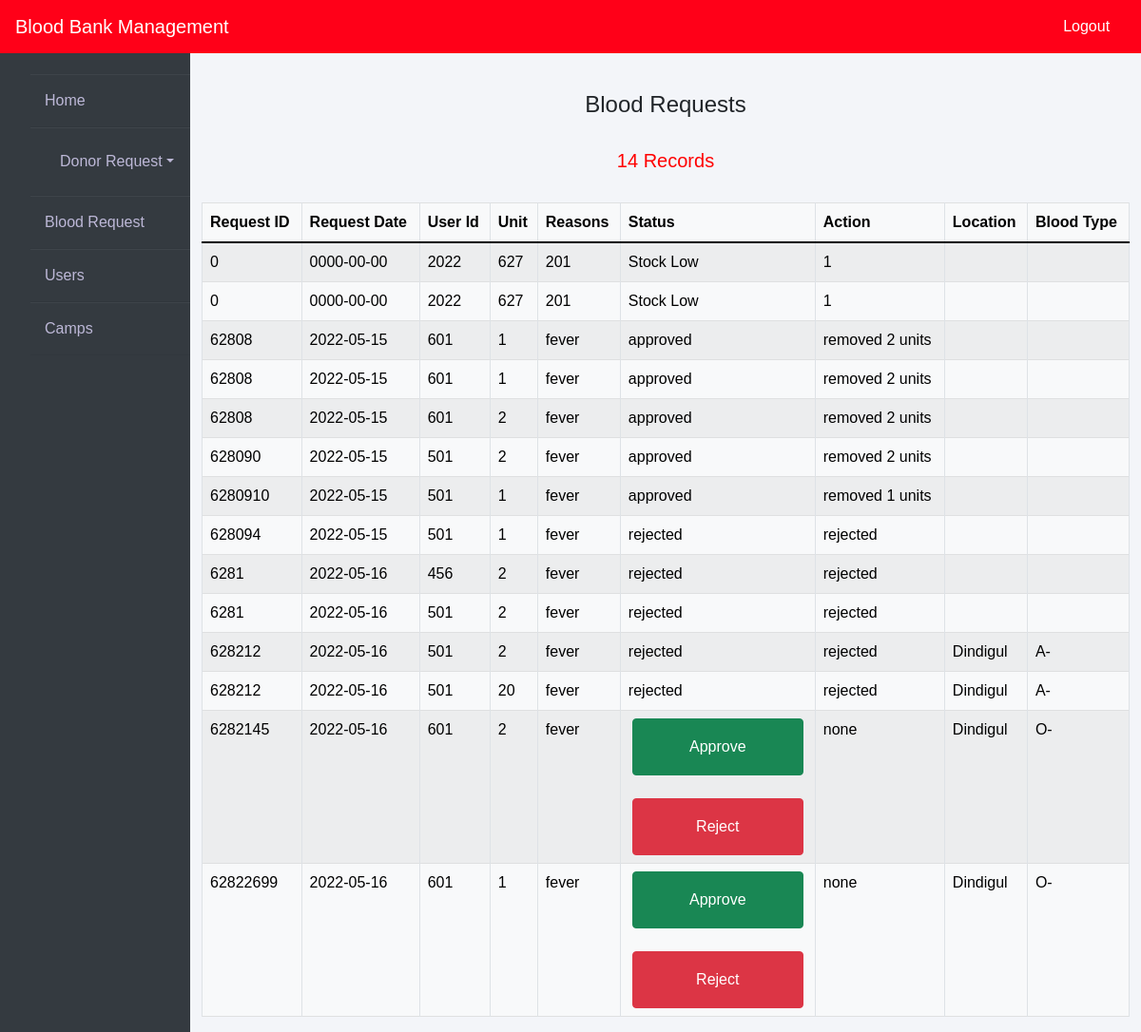
Page /admin_blood_request.php on the committed database.
### tables this page shows
CREATE TABLE `blood_request` (
  `unit` int(10) NOT NULL,
  `reason` varchar(50) NOT NULL,
  `location` varchar(100) NOT NULL,
  `bloodtype` varchar(20) NOT NULL,
  `request_date` date NOT NULL,
  `requestor_id` int(10) NOT NULL,
  `request_id` int(20) NOT NULL,
  `admin_id` int(20) NOT NULL,
  `status` varchar(20) NOT NULL,
  `action` varchar(20) NOT NULL
);

### admin_blood_request.php (the view, shortened to what this page needs)
<!DOCTYPE html>
<html lang="en">
<head>
    <link rel="stylesheet" href="https://maxcdn.bootstrapcdn.com/bootstrap/4.0.0/css/bootstrap.min.css">
    <link href="https://cdn.jsdelivr.net/npm/bootstrap@5.0.2/dist/css/bootstrap.min.css" rel="stylesheet">
    <link rel="stylesheet" href="https://cdnjs.cloudflare.com/ajax/libs/font-awesome/5.14.0/css/all.css">
    <link rel = "stylesheet" href = "css/home.css">
</head>
<body>
    <nav class="navbar navbar-expand-lg navbar-light fixed-top bg-danger">
        <a style="color:white;" class="navbar-brand" href="admin_blood_request.php">Blood Bank Management </a>
        <div class="navbar-collapse collapse w-100 order-3 dual-collapse2">
            <ul class="navbar-nav ml-auto">
                <li class="nav-item">
                    <a class="nav-link" style="color: white;" href="admin_login.php">Logout &nbsp; </a>
                </li>
            </ul>
        </div>
      </nav>
    <br><br>
    <div class="wrapper">
    <div class="sidebar">
        <ul>
            <li><a style="text-decoration:none;" href="admin.php">Home</a></li>
            <li class="nav-item dropdown">
                        <a class="nav-link dropdown-toggle" data-toggle="dropdown">Donor Request</a>
                    </li>
            <li><a style="text-decoration:none;" href="admin_blood_request.php">Blood Request</a></li>
            <li><a style="text-decoration:none;" href="users.php"> Users</a></li>
            <li><a style="text-decoration:none;" href="camp.php"> Camps</a></li>
        </ul>
    </div>
    <div class="main_content">
        <?php
            include 'database.php';
            $admin= $_SESSION['adminid'];
            $sql = "SELECT * FROM blood_request WHERE ( admin_id = '1' AND status = 'pending' ) OR admin_id = '" . $admin . "'";
            $result = mysqli_query($con,$sql);
            $num_rows = mysqli_num_rows($result);
        ?>
            <br><br>
            <div class="container">
                <H4 class="text-center">Blood Requests</H4><br>
            <h5 class="text-center" style="color: red;"><?php echo $num_rows; ?> Records</h5><br>
                <table class="table table-light table-hover table-bordered table-striped">
                    <thead class="bg-info">
                        <tr>
                        <th scope="col">Request ID</th>
                        <th scope="col">Request Date</th>
                        <th scope="col">User Id</th>
                        <th scope="col">Unit</th>
                        <th scope="col">Reasons</th>
                        <th scope="col">Status</th>
                        <th scope="col">Action</th>
                        <th scope="col">Location</th>
                        <th scope="col">Blood Type</th>
                    </tr>
                </thead>
                <tbody>
                    <?php
                        while ($row = mysqli_fetch_assoc($result)){
                            echo "<tr>";
                                echo "<td>" . $row['request_id'] . "</td>";
                                echo "<td>" . $row['request_date'] . "</td>";
                                echo "<td>" . $row['requestor_id'] . "</td>";
                                echo "<td>" . $row['unit'] . "</td>";
                                echo "<td>" . $row['reason'] . "</td>";
                                if ($row['status'] == 'pending')
                                {
                                    echo "<td align='center'><form method = 'POST'>
                                    <input type = 'submit' name = 'approve' value = 'Approve' class='btn btn-success ' style='width:180px;height:60px;'><br><br> ";
                                    echo "<input type = 'submit' name = 'reject' value = 'Reject' class='btn btn-danger '  style='width:180px;height:60px;'>";
                                    echo "<input type = 'hidden'  name = 'unit' value = " . $row['unit'] ."></form></td>";
                                }
                                else{
                                    echo "<td>" . $row['status'] . "</td>";
                                }
                                echo "<td>" . $row['action'] . "</td>";
                                echo "<td>" . $row['location'] . "</td>";
                                echo "<td>" . $row['bloodtype'] . "</td>";
                            echo "</tr>";
                        }
                    ?>
                </tbody>
            </table>
        </div>
    </div>
</div>
</body>
</html>

### css/home.css (style rules this page uses)
* { margin: 0; padding: 0; box-sizing: border-box; list-style: none; text-decoration: none; font-family: 'Josefin Sans', sans-serif; }
body { background-color: #f3f5f9; }
.bg-danger { background-color: #ff0018!important; }
.wrapper { display: flex; position: relative; }
.wrapper .sidebar { width: 200px; height: 100%; background: #343a40; padding: 30px 0px; position: fixed; }
.wrapper .sidebar ul li { padding: 15px; border-bottom: 1px solid #bdb8d7; border-bottom: 1px solid rgba(0,0,0,0.05); border-top: 1px solid rgba(255,255,255,0.05); }
.wrapper .sidebar ul li a { color: #bdb8d7; display: block; }
.wrapper .main_content { width: 100%; margin-left: 200px; }
.wrapper { margin: 0 auto; }
input { outline: none; margin: 0; border: none; -webkit-box-shadow: none; -moz-box-shadow: none; box-shadow: none; font-size: 14px; font-family: inherit; }

### rows in the picture
blood_request: request "0", request_date "0000-00-00", requestor "2022", unit "627", reason "201", status "Stock Low", action "1"
blood_request: request "0", request_date "0000-00-00", requestor "2022", unit "627", reason "201", status "Stock Low", action "1"
blood_request: request "62808", request_date "2022-05-15", requestor "601", unit "1", reason "fever", status "approved", action "removed 2 units"
blood_request: request "62808", request_date "2022-05-15", requestor "601", unit "1", reason "fever", status "approved", action "removed 2 units"
blood_request: request "62808", request_date "2022-05-15", requestor "601", unit "2", reason "fever", status "approved", action "removed 2 units"
blood_request: request "628090", request_date "2022-05-15", requestor "501", unit "2", reason "fever", status "approved", action "removed 2 units"
blood_request: request "6280910", request_date "2022-05-15", requestor "501", unit "1", reason "fever", status "approved", action "removed 1 units"
blood_request: request "628094", request_date "2022-05-15", requestor "501", unit "1", reason "fever", status "rejected", action "rejected"
blood_request: request "6281", request_date "2022-05-16", requestor "456", unit "2", reason "fever", status "rejected", action "rejected"
blood_request: request "6281", request_date "2022-05-16", requestor "501", unit "2", reason "fever", status "rejected", action "rejected"
blood_request: request "628212", request_date "2022-05-16", requestor "501", unit "2", reason "fever", status "rejected", action "rejected", location "Dindigul", bloodtype "A-"
blood_request: request "628212", request_date "2022-05-16", requestor "501", unit "20", reason "fever", status "rejected", action "rejected", location "Dindigul", bloodtype "A-"
blood_request: request "6282145", request_date "2022-05-16", requestor "601", unit "2", reason "fever", action "none", location "Dindigul", bloodtype "O-"
blood_request: request "62822699", request_date "2022-05-16", requestor "601", unit "1", reason "fever", action "none", location "Dindigul", bloodtype "O-"

### other values in the picture
$num_rows "14"
